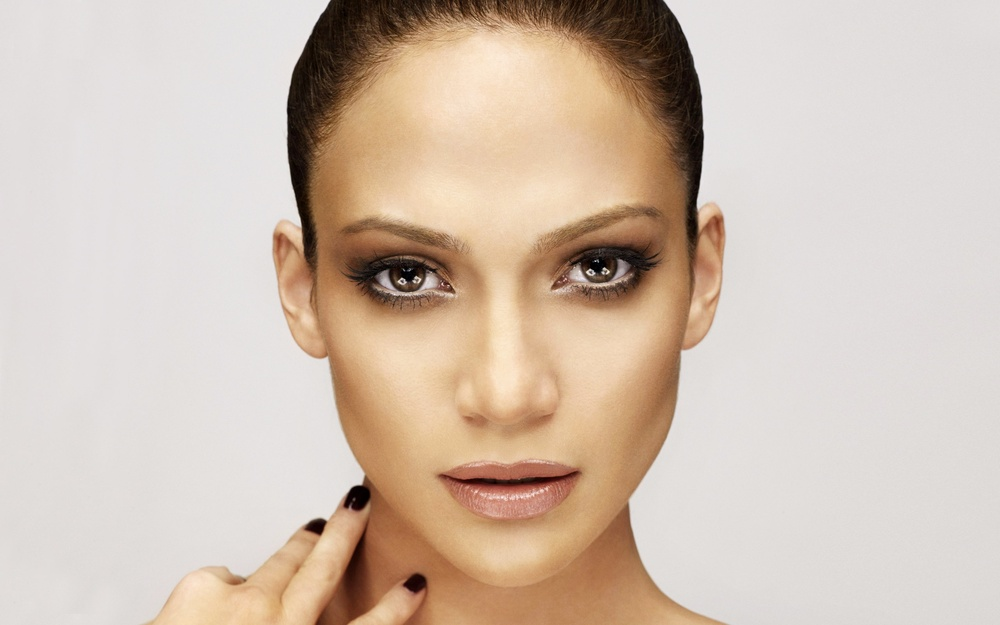
#> input picture test_images/face-2.jpg, 1000 x 625 px, shrunk from 2560 x 1600 before the run
$ python 'Gaussian Filtering.py'
#> lines starting #> are read from the running program, lines starting #| are printed output that depends on the picture
import numpy as np
from PIL import  Image
import cv2
folder_path = "test_images/face-2.jpg"
def convolve2d(image, kernel):
    """
    This function which takes an image and a kernel and returns the convolution of them.

    :param image: a numpy array of size [image_height, image_width].
    :param kernel: a numpy array of size [kernel_height, kernel_width].
    :return: a numpy array of size [image_height, image_width] (convolution output).
    """
    # Flip the kernel
    kernel = np.flipud(np.fliplr(kernel))
    # convolution output
    output = np.zeros_like(image)

    # Add zero padding to the input image
    image_padded = np.zeros((image.shape[0] + 2, image.shape[1] + 2))
    image_padded[1:-1, 1:-1] = image

    # Loop over every pixel of the image
    for x in range(image.shape[1]):
        for y in range(image.shape[0]):
            # element-wise multiplication of the kernel and the image
            output[y, x]=(kernel * image_padded[y: y+3, x: x+3]).sum()

    return output


def GaussianBlurImage(image, sigma):
    # image = imread(image)
    #image = Image.open(image)
    sigma = sigma/10
    image = np.asarray(image)
    # print(image)
    filter_size = 2 * int(4 * sigma + 0.5) + 1
    gaussian_filter = np.zeros((filter_size, filter_size), np.float32)
    m = filter_size // 2
    n = filter_size // 2

    for x in range(-m, m + 1):
        for y in range(-n, n + 1):
            x1 = 2 * np.pi * (sigma ** 2)
            x2 = np.exp(-(x ** 2 + y ** 2) / (2 * sigma ** 2))
            gaussian_filter[x + m, y + n] = (1 / x1) * x2
            print("a1")

    im_filtered = np.zeros_like(image, dtype=np.float32)
    #for c in range(3):
    im_filtered = convolve2d(image, np.array([[1, 2, 1], [2, 4, 2], [1, 2, 1]])/16)
    print('returning')
    return (im_filtered.astype(np.uint8))


def normal_sketch(path):
#> called with path = 'test_images/face-2.jpg'
    original_img = cv2.imread(path)
#> original_img is the input picture: shape (625, 1000, 3); mean B, G, R 178.3, 192.5, 209.6
    gray_img = cv2.cvtColor(original_img, cv2.COLOR_BGR2GRAY)
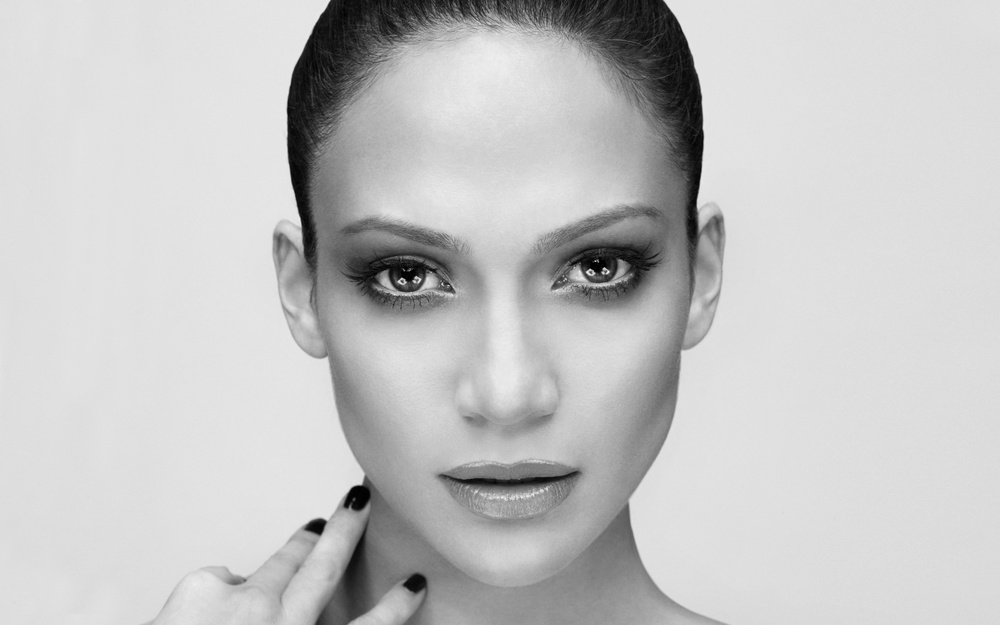
#> gray_img: shape (625, 1000); min 0, max 245, mean 196
    gray_inverse = 255 - gray_img
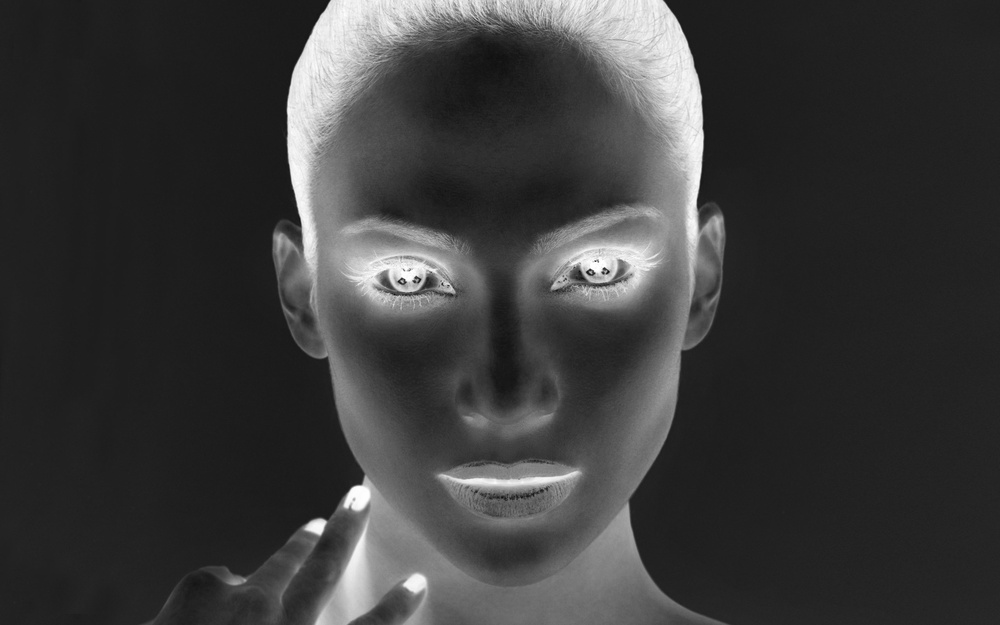
#> gray_inverse: shape (625, 1000); min 10, max 255, mean 59
    blurred_img = GaussianBlurImage(gray_inverse, 10)
#> in convolve2d, `kernel = np.flipud(np.fliplr(kernel))`: kernel = [[0.0625, 0.125, 0.0625], [0.125, 0.25, 0.125], [0.0625, 0.125, 0.0625]]
    blurred_inverse = 255 - blurred_img
    output = cv2.divide(gray_img, blurred_inverse, scale=256.0)
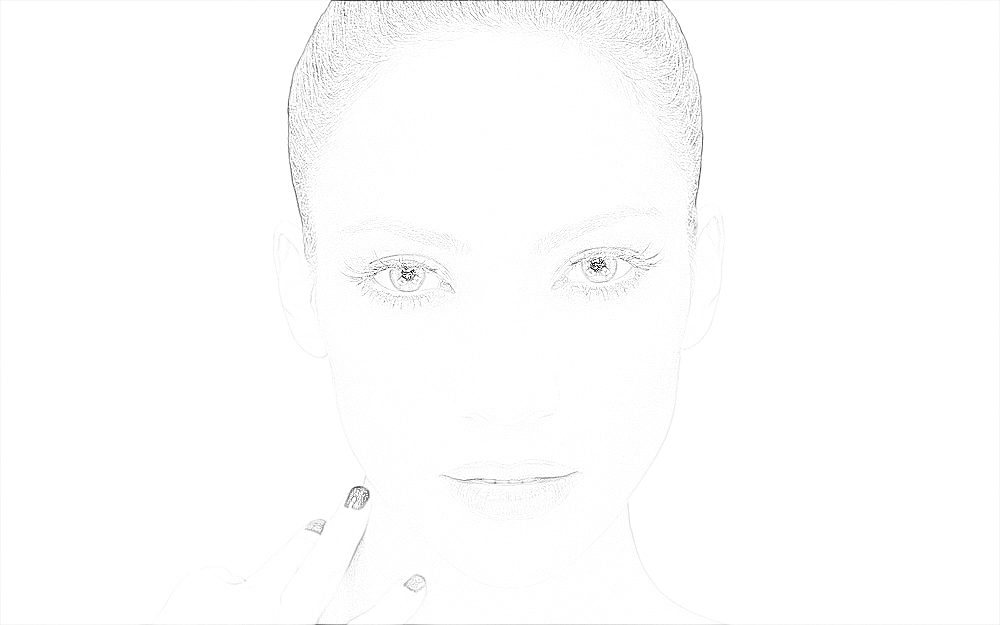
#> output: shape (625, 1000); min 0, max 255, mean 253.3
    print('cd')
    return output

sketchdeep = normal_sketch(folder_path)
cv2.imwrite('test_images/sketchdeep.png', sketchdeep)
print("hellko")
arshdeep_og = cv2.imread('test_images/arshdeep singh.jpg')
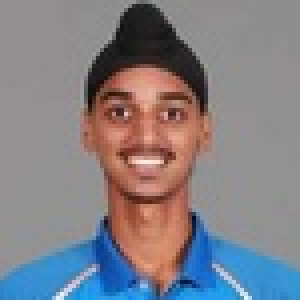
#> input picture test_images/arshdeep singh.jpg, 75 x 75 px, shrunk from 192 x 192 before the run (shown 4 times larger)
#> arshdeep_og is the input picture: shape (75, 75, 3); mean B, G, R 133.7, 127.6, 130.5
arshdeep_bw = cv2.cvtColor(arshdeep_og, cv2.COLOR_BGR2GRAY)
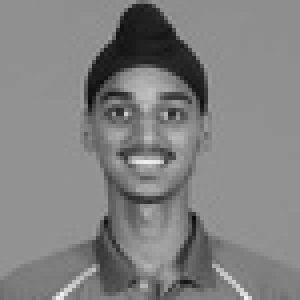
#> arshdeep_bw: shape (75, 75) (shown 4 times larger); min 8, max 243, mean 129.2
arshdeep = GaussianBlurImage(arshdeep_bw, 5)
#> in convolve2d (call 2), `image_padded[1:-1, 1:-1] = image`:
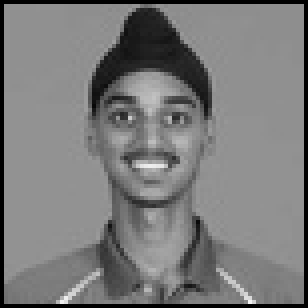
#> image_padded: shape (77, 77) float64 (shown 4 times larger); min 0, max 243, mean 122.5
#> after the loop in convolve2d (call 2), `for x in range(image.shape[1]):`:
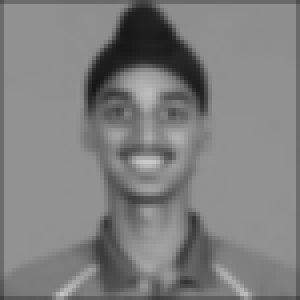
#> output: shape (75, 75) (shown 4 times larger); min 22, max 202, mean 127
cv2.imwrite('test_images/arshdeep_filtered.png', arshdeep)
